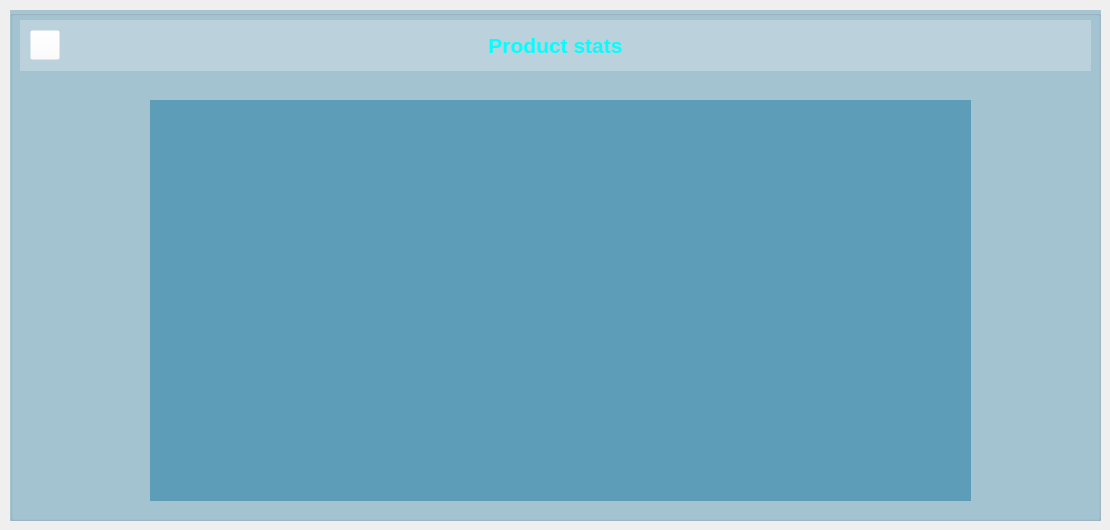
        <widget class="QWidget" name="page_10">
         <widget class="QGroupBox" name="groupBox_20">
          <property name="geometry">
           <rect>
            <x>10</x>
            <y>10</y>
            <width>1091</width>
            <height>511</height>
           </rect>
          </property>
          <property name="styleSheet">
           <string notr="true">border-color: rgb(168, 234, 254);
background-color:rgba(18, 118, 158,125);
background-color: rgba(30, 120, 160, 90);</string>
          </property>
          <property name="title">
           <string/>
          </property>
          <widget class="QLabel" name="label_78">
           <property name="geometry">
            <rect>
             <x>10</x>
             <y>10</y>
             <width>1071</width>
             <height>51</height>
            </rect>
           </property>
           <property name="styleSheet">
            <string notr="true">background-color: rgba(255, 255, 255, 0.1%);
font: &quot;Eras Bold ITC&quot;;</string>
           </property>
           <property name="text">
            <string>&lt;html&gt;&lt;head/&gt;&lt;body&gt;&lt;p align=&quot;center&quot;&gt;&lt;span style=&quot; font-size:16pt; font-weight:600; color:#00ffff;&quot;&gt;Product stats&lt;/span&gt;&lt;/p&gt;&lt;/body&gt;&lt;/html&gt;</string>
           </property>
          </widget>
          <widget class="QPushButton" name="pushButton_30">
           <property name="geometry">
            <rect>
             <x>20</x>
             <y>20</y>
             <width>30</width>
             <height>30</height>
            </rect>
           </property>
           <property name="styleSheet">
            <string notr="true">QPushButton{
border-image: url(:/new/icons/icons/left.png);
background-color: rgba(255, 255, 255, 0%);
}
QPushButton:pressed{
image: url(:/new/icons/icons/left_clk.png);
background-color: rgba(255, 255, 255, 0%);
}</string>
           </property>
           <property name="text">
            <string/>
           </property>
          </widget>
          <widget class="QWidget" name="widget_STATISTIQUE" native="true">
           <property name="geometry">
            <rect>
             <x>140</x>
             <y>90</y>
             <width>821</width>
             <height>401</height>
            </rect>
           </property>
           <property name="styleSheet">
            <string notr="true">background-color:rgba(18, 118, 158,125);</string>
           </property>
          </widget>
         </widget>
        </widget>
